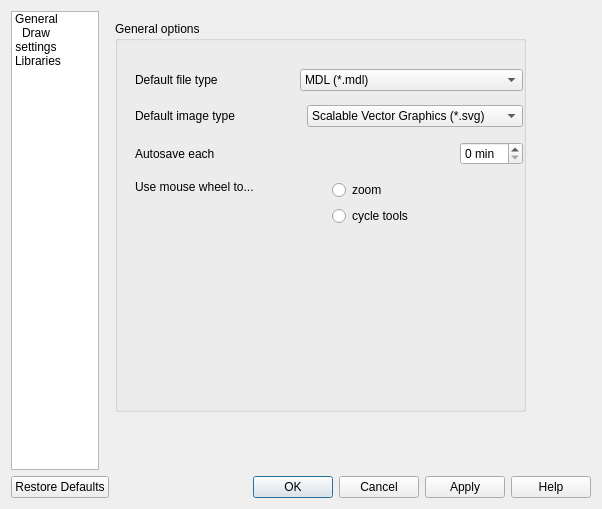
<?xml version="1.0" encoding="UTF-8"?>
<ui version="4.0">
 <author>Harm van Eersel &lt;devsciurus@xs4all.nl&gt;</author>
 <class>SettingsDialog</class>
 <widget class="QDialog" name="SettingsDialog">
  <property name="geometry">
   <rect>
    <x>0</x>
    <y>0</y>
    <width>602</width>
    <height>509</height>
   </rect>
  </property>
  <property name="windowTitle">
   <string>molsKetch - Preferences</string>
  </property>
  <property name="windowIcon">
   <iconset theme="preferences-system">
    <normaloff/>
   </iconset>
  </property>
  <layout class="QHBoxLayout" name="horizontalLayout">
   <item>
    <layout class="QVBoxLayout" name="settingsDialogLayout">
     <item>
      <layout class="QHBoxLayout" name="settingsInnerLayout">
       <item>
        <widget class="QListWidget" name="listWidget">
         <property name="sizePolicy">
          <sizepolicy hsizetype="Fixed" vsizetype="Expanding">
           <horstretch>0</horstretch>
           <verstretch>0</verstretch>
          </sizepolicy>
         </property>
         <property name="maximumSize">
          <size>
           <width>88</width>
           <height>16777215</height>
          </size>
         </property>
         <property name="iconSize">
          <size>
           <width>32</width>
           <height>32</height>
          </size>
         </property>
         <property name="movement">
          <enum>QListView::Static</enum>
         </property>
         <property name="spacing">
          <number>12</number>
         </property>
         <property name="viewMode">
          <enum>QListView::IconMode</enum>
         </property>
         <property name="wordWrap">
          <bool>true</bool>
         </property>
         <property name="currentRow">
          <number>-1</number>
         </property>
         <item>
          <property name="text">
           <string>General</string>
          </property>
          <property name="icon">
           <iconset theme="preferences-system">
            <normaloff/>
           </iconset>
          </property>
         </item>
         <item>
          <property name="text">
           <string>Draw settings</string>
          </property>
          <property name="icon">
           <iconset theme="draw-freehand">
            <normaloff/>
           </iconset>
          </property>
         </item>
         <item>
          <property name="text">
           <string>Libraries</string>
          </property>
          <property name="icon">
           <iconset theme="document-open">
            <normaloff/>
           </iconset>
          </property>
         </item>
        </widget>
       </item>
       <item>
        <widget class="QStackedWidget" name="stackedWidget">
         <property name="currentIndex">
          <number>0</number>
         </property>
         <widget class="QWidget" name="generalPage">
          <widget class="QGroupBox" name="groupBoxGeneral">
           <property name="geometry">
            <rect>
             <x>10</x>
             <y>10</y>
             <width>411</width>
             <height>391</height>
            </rect>
           </property>
           <property name="title">
            <string>General options</string>
           </property>
           <widget class="QWidget" name="generalLayoutWidget">
            <property name="geometry">
             <rect>
              <x>20</x>
              <y>40</y>
              <width>388</width>
              <height>176</height>
             </rect>
            </property>
            <layout class="QVBoxLayout" name="SaveLayout">
             <item>
              <layout class="QHBoxLayout" name="defaultFileTypeLayout">
               <item>
                <widget class="QLabel" name="labelDefaultFileType">
                 <property name="text">
                  <string>Default file type</string>
                 </property>
                </widget>
               </item>
               <item>
                <widget class="QComboBox" name="comboBoxFileType">
                 <item>
                  <property name="text">
                   <string>MDL (*.mdl)</string>
                  </property>
                 </item>
                 <item>
                  <property name="text">
                   <string>Chemical Markup Language (*.cml)</string>
                  </property>
                 </item>
                </widget>
               </item>
              </layout>
             </item>
             <item>
              <layout class="QHBoxLayout" name="defaultImageTypeLayout">
               <item>
                <widget class="QLabel" name="labelDefaultImageType">
                 <property name="text">
                  <string>Default image type</string>
                 </property>
                </widget>
               </item>
               <item>
                <widget class="QComboBox" name="comboBoxImageType">
                 <item>
                  <property name="text">
                   <string>Scalable Vector Graphics (*.svg)</string>
                  </property>
                 </item>
                 <item>
                  <property name="text">
                   <string>Portable Network Graphics (*.png)</string>
                  </property>
                 </item>
                </widget>
               </item>
              </layout>
             </item>
             <item>
              <layout class="QHBoxLayout" name="autoSaveIntervalLayout">
               <item>
                <widget class="QLabel" name="labelAutoSave">
                 <property name="text">
                  <string>Autosave each</string>
                 </property>
                </widget>
               </item>
               <item>
                <spacer name="autoSaveIntervalSpacer">
                 <property name="orientation">
                  <enum>Qt::Horizontal</enum>
                 </property>
                 <property name="sizeHint" stdset="0">
                  <size>
                   <width>192</width>
                   <height>25</height>
                  </size>
                 </property>
                </spacer>
               </item>
               <item>
                <widget class="QSpinBox" name="spinBoxAutoSave">
                 <property name="suffix">
                  <string> min</string>
                 </property>
                 <property name="prefix">
                  <string/>
                 </property>
                </widget>
               </item>
              </layout>
             </item>
             <item>
              <layout class="QHBoxLayout" name="horizontalLayout_3">
               <item>
                <widget class="QLabel" name="label">
                 <property name="text">
                  <string>Use mouse wheel to...</string>
                 </property>
                 <property name="alignment">
                  <set>Qt::AlignLeading|Qt::AlignLeft|Qt::AlignTop</set>
                 </property>
                </widget>
               </item>
               <item>
                <layout class="QVBoxLayout" name="verticalLayout_2">
                 <item>
                  <widget class="QRadioButton" name="mouseWheelZoom">
                   <property name="text">
                    <string>zoom</string>
                   </property>
                  </widget>
                 </item>
                 <item>
                  <widget class="QRadioButton" name="mouseWheelCycleTools">
                   <property name="text">
                    <string>cycle tools</string>
                   </property>
                  </widget>
                 </item>
                </layout>
               </item>
              </layout>
             </item>
            </layout>
           </widget>
          </widget>
         </widget>
         <widget class="QWidget" name="drawingPage">
          <layout class="QHBoxLayout" name="horizontalLayout_2">
           <item>
            <layout class="QVBoxLayout" name="atomLayout">
             <item>
              <widget class="QGroupBox" name="groupBoxAtom">
               <property name="sizePolicy">
                <sizepolicy hsizetype="Expanding" vsizetype="Preferred">
                 <horstretch>0</horstretch>
                 <verstretch>0</verstretch>
                </sizepolicy>
               </property>
               <property name="title">
                <string>Atom settings</string>
               </property>
               <property name="checkable">
                <bool>false</bool>
               </property>
               <layout class="QGridLayout">
                <property name="margin">
                 <number>9</number>
                </property>
                <property name="spacing">
                 <number>6</number>
                </property>
                <item row="3" column="0">
                 <widget class="QCheckBox" name="checkBoxShowES">
                  <property name="text">
                   <string>Show electron systems (experimental)</string>
                  </property>
                 </widget>
                </item>
                <item row="6" column="0">
                 <layout class="QHBoxLayout" name="atomFontLayout">
                  <item>
                   <widget class="QDoubleSpinBox" name="doubleSpinBoxFontSize">
                    <property name="buttonSymbols">
                     <enum>QAbstractSpinBox::UpDownArrows</enum>
                    </property>
                    <property name="accelerated">
                     <bool>true</bool>
                    </property>
                    <property name="correctionMode">
                     <enum>QAbstractSpinBox::CorrectToNearestValue</enum>
                    </property>
                    <property name="suffix">
                     <string> pt</string>
                    </property>
                    <property name="decimals">
                     <number>0</number>
                    </property>
                    <property name="minimum">
                     <double>8.000000000000000</double>
                    </property>
                    <property name="maximum">
                     <double>120.000000000000000</double>
                    </property>
                   </widget>
                  </item>
                  <item>
                   <widget class="QFontComboBox" name="fontComboBox"/>
                  </item>
                  <item>
                   <widget class="QPushButton" name="pushButtonFont">
                    <property name="text">
                     <string>Details...</string>
                    </property>
                   </widget>
                  </item>
                 </layout>
                </item>
                <item row="0" column="0">
                 <widget class="QCheckBox" name="checkBoxShowCarbon">
                  <property name="text">
                   <string>Show neutral carbon atoms</string>
                  </property>
                 </widget>
                </item>
                <item row="2" column="0">
                 <widget class="QCheckBox" name="checkBoxShowLP">
                  <property name="text">
                   <string>Show lone pairs</string>
                  </property>
                 </widget>
                </item>
                <item row="5" column="0">
                 <widget class="QLabel" name="labelAtomSymbolFont">
                  <property name="text">
                   <string>AtomSymbol font</string>
                  </property>
                 </widget>
                </item>
                <item row="4" column="0">
                 <spacer name="atomSpacer">
                  <property name="orientation">
                   <enum>Qt::Vertical</enum>
                  </property>
                  <property name="sizeType">
                   <enum>QSizePolicy::Fixed</enum>
                  </property>
                  <property name="sizeHint" stdset="0">
                   <size>
                    <width>20</width>
                    <height>20</height>
                   </size>
                  </property>
                 </spacer>
                </item>
                <item row="1" column="0">
                 <widget class="QCheckBox" name="checkBoxShowValency">
                  <property name="sizePolicy">
                   <sizepolicy hsizetype="Preferred" vsizetype="Fixed">
                    <horstretch>0</horstretch>
                    <verstretch>0</verstretch>
                   </sizepolicy>
                  </property>
                  <property name="text">
                   <string>Show atomic charge</string>
                  </property>
                 </widget>
                </item>
               </layout>
              </widget>
             </item>
             <item>
              <widget class="QGroupBox" name="groupBoxBond">
               <property name="sizePolicy">
                <sizepolicy hsizetype="Preferred" vsizetype="Preferred">
                 <horstretch>0</horstretch>
                 <verstretch>0</verstretch>
                </sizepolicy>
               </property>
               <property name="title">
                <string>MsKBond settings</string>
               </property>
               <widget class="QLabel" name="labelBondLength">
                <property name="geometry">
                 <rect>
                  <x>11</x>
                  <y>30</y>
                  <width>211</width>
                  <height>20</height>
                 </rect>
                </property>
                <property name="text">
                 <string>Bond length:</string>
                </property>
               </widget>
               <widget class="QLineEdit" name="lineEditBondLength">
                <property name="geometry">
                 <rect>
                  <x>230</x>
                  <y>30</y>
                  <width>171</width>
                  <height>26</height>
                 </rect>
                </property>
               </widget>
               <widget class="QLabel" name="labelBondWidth">
                <property name="geometry">
                 <rect>
                  <x>11</x>
                  <y>61</y>
                  <width>221</width>
                  <height>19</height>
                 </rect>
                </property>
                <property name="text">
                 <string>Bond width:</string>
                </property>
               </widget>
               <widget class="QDoubleSpinBox" name="doubleSpinBoxBondWidth">
                <property name="geometry">
                 <rect>
                  <x>230</x>
                  <y>60</y>
                  <width>171</width>
                  <height>25</height>
                 </rect>
                </property>
                <property name="suffix">
                 <string> px</string>
                </property>
                <property name="decimals">
                 <number>0</number>
                </property>
                <property name="minimum">
                 <double>1.000000000000000</double>
                </property>
                <property name="maximum">
                 <double>100.000000000000000</double>
                </property>
                <property name="singleStep">
                 <double>1.000000000000000</double>
                </property>
                <property name="value">
                 <double>1.000000000000000</double>
                </property>
               </widget>
               <widget class="QSpinBox" name="spinBoxBondAngle">
                <property name="geometry">
                 <rect>
                  <x>230</x>
                  <y>90</y>
                  <width>171</width>
                  <height>25</height>
                 </rect>
                </property>
                <property name="suffix">
                 <string>°</string>
                </property>
                <property name="minimum">
                 <number>0</number>
                </property>
                <property name="maximum">
                 <number>99</number>
                </property>
                <property name="singleStep">
                 <number>1</number>
                </property>
                <property name="value">
                 <number>0</number>
                </property>
               </widget>
               <widget class="QLabel" name="labelBondAngle">
                <property name="geometry">
                 <rect>
                  <x>11</x>
                  <y>91</y>
                  <width>221</width>
                  <height>19</height>
                 </rect>
                </property>
                <property name="text">
                 <string>Bond angle:</string>
                </property>
               </widget>
              </widget>
             </item>
            </layout>
           </item>
          </layout>
         </widget>
         <widget class="QWidget" name="librariesPage">
          <widget class="QGroupBox" name="groupBoxLibraries">
           <property name="geometry">
            <rect>
             <x>10</x>
             <y>10</y>
             <width>411</width>
             <height>381</height>
            </rect>
           </property>
           <property name="title">
            <string>Libraries</string>
           </property>
           <widget class="QWidget" name="librarieslayoutWidget">
            <property name="geometry">
             <rect>
              <x>20</x>
              <y>50</y>
              <width>361</width>
              <height>301</height>
             </rect>
            </property>
            <layout class="QVBoxLayout" name="verticalLayout">
             <item>
              <layout class="QGridLayout" name="libraryPathLayout">
               <item row="1" column="0">
                <widget class="QPushButton" name="addLibrary">
                 <property name="text">
                  <string/>
                 </property>
                 <property name="icon">
                  <iconset theme="list-add">
                   <normaloff/>
                  </iconset>
                 </property>
                </widget>
               </item>
               <item row="1" column="1">
                <widget class="QPushButton" name="removeLibrary">
                 <property name="text">
                  <string/>
                 </property>
                 <property name="icon">
                  <iconset theme="list-remove">
                   <normaloff/>
                  </iconset>
                 </property>
                </widget>
               </item>
               <item row="0" column="0" colspan="2">
                <widget class="QListWidget" name="libraries">
                 <property name="selectionMode">
                  <enum>QAbstractItemView::ExtendedSelection</enum>
                 </property>
                </widget>
               </item>
              </layout>
             </item>
            </layout>
           </widget>
          </widget>
         </widget>
        </widget>
       </item>
      </layout>
     </item>
     <item>
      <widget class="QDialogButtonBox" name="buttonBox">
       <property name="orientation">
        <enum>Qt::Horizontal</enum>
       </property>
       <property name="standardButtons">
        <set>QDialogButtonBox::Apply|QDialogButtonBox::Cancel|QDialogButtonBox::Help|QDialogButtonBox::Ok|QDialogButtonBox::RestoreDefaults</set>
       </property>
      </widget>
     </item>
    </layout>
   </item>
  </layout>
 </widget>
 <tabstops>
  <tabstop>listWidget</tabstop>
  <tabstop>comboBoxFileType</tabstop>
  <tabstop>comboBoxImageType</tabstop>
  <tabstop>spinBoxAutoSave</tabstop>
  <tabstop>checkBoxShowES</tabstop>
  <tabstop>doubleSpinBoxFontSize</tabstop>
  <tabstop>fontComboBox</tabstop>
  <tabstop>pushButtonFont</tabstop>
  <tabstop>checkBoxShowCarbon</tabstop>
  <tabstop>checkBoxShowLP</tabstop>
  <tabstop>checkBoxShowValency</tabstop>
  <tabstop>lineEditBondLength</tabstop>
  <tabstop>doubleSpinBoxBondWidth</tabstop>
  <tabstop>spinBoxBondAngle</tabstop>
  <tabstop>libraries</tabstop>
  <tabstop>buttonBox</tabstop>
  <tabstop>addLibrary</tabstop>
  <tabstop>removeLibrary</tabstop>
 </tabstops>
 <resources/>
 <connections>
  <connection>
   <sender>buttonBox</sender>
   <signal>accepted()</signal>
   <receiver>SettingsDialog</receiver>
   <slot>accept()</slot>
   <hints>
    <hint type="sourcelabel">
     <x>373</x>
     <y>501</y>
    </hint>
    <hint type="destinationlabel">
     <x>157</x>
     <y>274</y>
    </hint>
   </hints>
  </connection>
  <connection>
   <sender>buttonBox</sender>
   <signal>rejected()</signal>
   <receiver>SettingsDialog</receiver>
   <slot>reject()</slot>
   <hints>
    <hint type="sourcelabel">
     <x>441</x>
     <y>501</y>
    </hint>
    <hint type="destinationlabel">
     <x>286</x>
     <y>274</y>
    </hint>
   </hints>
  </connection>
  <connection>
   <sender>listWidget</sender>
   <signal>currentRowChanged(int)</signal>
   <receiver>stackedWidget</receiver>
   <slot>setCurrentIndex(int)</slot>
   <hints>
    <hint type="sourcelabel">
     <x>62</x>
     <y>21</y>
    </hint>
    <hint type="destinationlabel">
     <x>260</x>
     <y>12</y>
    </hint>
   </hints>
  </connection>
 </connections>
</ui>
